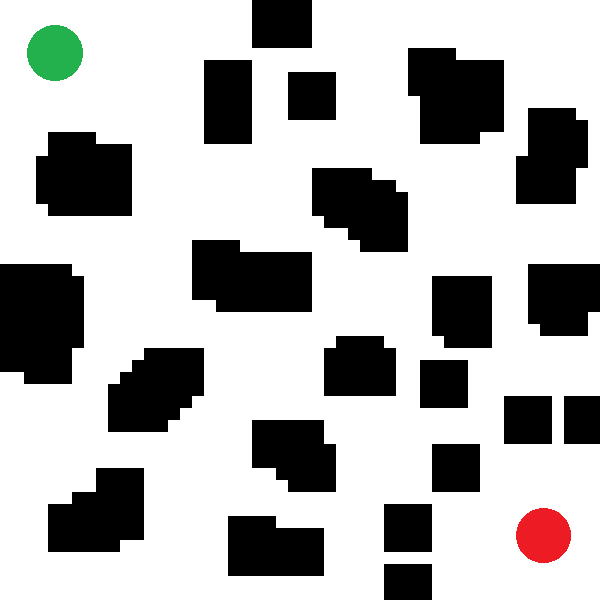
#> input picture Image2.png, 600 x 600 px
$ python RRTStar_pure.py
#> lines starting #> are read from the running program, lines starting #| are printed output that depends on the picture; after the words box and inside, x2 and y2 are one past the last pixel; in counts of white or black regions, pixels touching at a corner belong together
import math
import cv2
import numpy as np
import random

image = cv2.imread("Image2.png")
#> image is the input picture: shape (600, 600, 3); mean B, G, R 180.4, 181.1, 181.5
image_ = image.copy()
height, width, _ = np.shape(image)
#> height = 600; width = 600
imageBin = np.zeros((height, width), np.uint8)
class Node:
    def __init__(self, x, y):
        self.x = x
        self.y = y
        self.neighbors = []
        self.children = []
        self.cost = 0

    def setNeighbors(self, nodeList, neighborRadius):
        for node in nodeList:
            # print(node.getCoords())
            if (distance(node.getCoords(), self.getCoords()) < neighborRadius and node not in self.neighbors):
                self.neighbors.append(node)
                node.neighbors.append(self)

    def setParent(self, parent):
        self.parent = parent

    def setChild(self, child):
        self.children.append(child)

    def getCoords(self):
        return (self.x, self.y)

    def setCost(self, cost):
        self.cost = cost

    def removeChild(self, child):
        self.children.remove(child)

    def updateCosts(self, profit):
        self.cost -= profit
        for child in self.children:
            child.updateCosts(profit)

def drawPaths(start, image_):
    for node in start.children:
        cv2.line(image_, start.getCoords(), node.getCoords(), (255, 0, 0), 2)
        image_ = drawPaths(node, image_)
    return image_

def retracePath(goal, start, image_):
    if goal == start: return image_
    cv2.line(image_, goal.getCoords(), goal.parent.getCoords(), (0, 255, 0), 3)
    image_ = retracePath(goal.parent, start, image_)
    return image_

def setStartEnd():
    countStart = 0; countEnd = 0
    start = (0,0)
    goal = (0,0)
    for i in range(height):
        for j in range(width):
            if image[i][j][0] == 76 and image[i][j][1] == 177 and image[i][j][2] == 34:
                start = (start[0] + j , start[1] + i)
                countStart+=1
            elif image[i][j][0] == 36 and image[i][j][1] == 28 and image[i][j][2] == 237:
                goal = (goal[0] + j, goal[1] + i)
                countEnd+=1
    start = (int(start[0]/countStart), int(start[1]/countStart))
    goal = (int(goal[0]/countEnd), int(goal[1]/countEnd))
    startNode = Node(*start)
    goalNode = Node(*goal)
    return startNode, goalNode


def distance(coord1, coord2):
    dist = math.sqrt(pow((coord1[0] - coord2[0]), 2) + pow((coord1[1] - coord2[1]), 2))
    return dist

def feasible(image):
    feasiblePoints = []
    for i in range(height):
        for j in range(width):
            if any(image[i][j] != 0):
                feasiblePoints.append((j, i))
                imageBin[i][j] = 255

    return feasiblePoints


def randomPoint(feasiblePoints):
    randPt = random.randint(0, len(feasiblePoints) - 1)
    return (feasiblePoints[randPt])

def checkObstacle(coord1, coord2):
    if coord1[0] != coord2[0]:
        slope = (coord2[1]-coord1[1])/(coord2[0]-coord1[0])
        intercept = (coord1[1]*coord2[0] - coord2[1]*coord1[0])/(coord2[0]-coord1[0])

        if abs(coord1[0]-coord2[0]) > abs(coord1[1]-coord2[1]):
            if coord1[0]>coord2[0]:
                temp = coord1
                coord1 = coord2
                coord2 = temp

            for i in range(coord1[0], coord2[0]-1):
                j = math.floor(slope*i) + math.floor(intercept)
                # print(coord1, coord2, (i, j))
                if (i, j) == coord2:
                    return False
                elif imageBin[j,i] == 0:
                    return True

        else:
            if coord1[1]>coord2[1]:
                temp = coord1
                coord1 = coord2
                coord2 = temp

            for j in range(coord1[1], coord2[1]-1):
                i = (j-intercept)/slope
                # print(coord1, coord2, (i, j))
                if (i, j) == coord2:
                    return False
                if imageBin[j,math.floor(i)] == 0:
                    return True

    if coord1[0] == coord2[0]:
        if coord1[1]>coord2[1]:
            temp = coord1
            coord1 = coord2
            coord2 = temp
        i = coord1[0]
        for j in range(coord1[1], coord2[1]-1):
            if imageBin[j,i] == 0:
                return True
            # elif (i,j) == coord2:
            #     return False
    return False

def nearestNode(randPt, nodeList):
    minDist = 1e5
    found = False
    for node in nodeList:
        # print(randPt, node.getCoords())
        if not checkObstacle(randPt, node.getCoords()):
            dist = distance(randPt, node.getCoords())
            if dist < minDist:
                minDist = dist
                nearest = node
                found = True
    if found: return nearest, minDist
    else : return 0, 0


def RRTStar(image, startNode, goalNode):
    feasiblePoints = feasible(image)
    nodeList = [startNode]
    goalNode.cost = 1e5
    pathFound = False
    count = 0
    while True:
        randPt = randomPoint(feasiblePoints)

        stepDist = 30

        nearest, dNearest = nearestNode(randPt, nodeList)
        if (dNearest == 0):
            continue
        # else: cv2.circle(image, randPt, 2, (0,255,0), -1)


        if (dNearest < stepDist):
            newNode = Node(int(randPt[0]), int(randPt[1]))
        else:
            theta = math.atan2((nearest.y - randPt[1]) , (nearest.x - randPt[0]))
            newNode = Node(int(nearest.x - stepDist*math.cos(theta)), int(nearest.y - stepDist*math.sin(theta)))
            # print("newNode", newNode.getCoords())

        nodeList.append(newNode)
        newNode.setNeighbors(nodeList, 2.5*stepDist)
        father = nearest
        newNode.setCost(father.cost + distance(father.getCoords(), newNode.getCoords()))
        for neighbor in newNode.neighbors:
            if (not checkObstacle(newNode.getCoords(), neighbor.getCoords())):
                cost = neighbor.cost + distance(newNode.getCoords(), neighbor.getCoords())
                if cost < newNode.cost:
                    father = neighbor
                    newNode.cost = cost

        newNode.setParent(father)
        father.setChild(newNode)


        if distance(newNode.getCoords(), goalNode.getCoords()) < 2.5*stepDist:
            if not pathFound:
                nodeList.append(goalNode)
                pathFound = True
                goalNode.setParent(newNode)
                goalNode.setNeighbors(nodeList, 2.5*stepDist)
                newNode.setChild(goalNode)

        # REWIRING
        for neighbor in newNode.neighbors:
            if (not checkObstacle(newNode.getCoords(), neighbor.getCoords())):
                cost = newNode.cost + distance(newNode.getCoords(), neighbor.getCoords())
                if cost < neighbor.cost:
                    neighbor.parent.removeChild(neighbor)
                    neighbor.setParent(newNode)
                    newNode.setChild(neighbor)
                    # neighbor.setCost(cost)
                    profit = neighbor.cost - cost
                    neighbor.updateCosts(profit)
            # [4 lines of commented-out code are left out]

        image_ = image.copy()
        image_ = drawPaths(startNode, image_)
        if pathFound:
            image_ = retracePath(goalNode, startNode, image_)
        if not count % 10:
            cv2.imshow("image", image_)
            k = cv2.waitKey(10) & 0xFF
            if k == 27:
                break
            cv2.destroyAllWindows()
        count +=1
    return image_

startNode, goalNode = setStartEnd()
image_ = RRTStar(image, startNode, goalNode)
#> after the loop in feasible, `for i in range(height):`:
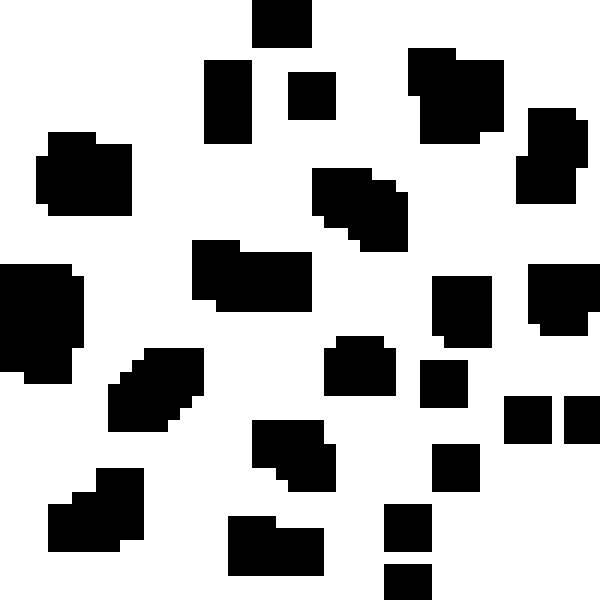
#> imageBin: shape (600, 600); 71.8% white; 22 black regions, largest, box (x1, y1, x2, y2) and area: (0, 264, 84, 384) 9216, (408, 48, 504, 144) 7776, (192, 240, 312, 312) 7488
#> in RRTStar, `feasiblePoints = feasible(image)`: feasiblePoints = 258480 items
#> in randomPoint, `randPt = random.randint(0, len(feasiblePoints) - 1)`: randPt = 221360
#> in RRTStar, `randPt = randomPoint(feasiblePoints)`: randPt = (440, 519)
#> the loop in nearestNode, `for node in nodeList:` made 1 pass
#> (slope in checkObstacle, intercept in checkObstacle, coord2 in checkObstacle) on pass 1: (1.21, -13.33, (440, 519))
#> after the loop in nearestNode, `for node in nodeList:`: found = False; minDist = 100000
#> in RRTStar, `nearest, dNearest = nearestNode(randPt, nodeList)`: nearest = 0
# print(image_)

cv2.imshow("image", image_)
cv2.waitKey(0)
cv2.destroyAllWindows()

$ run again, with Image1.png copied over Image2.png
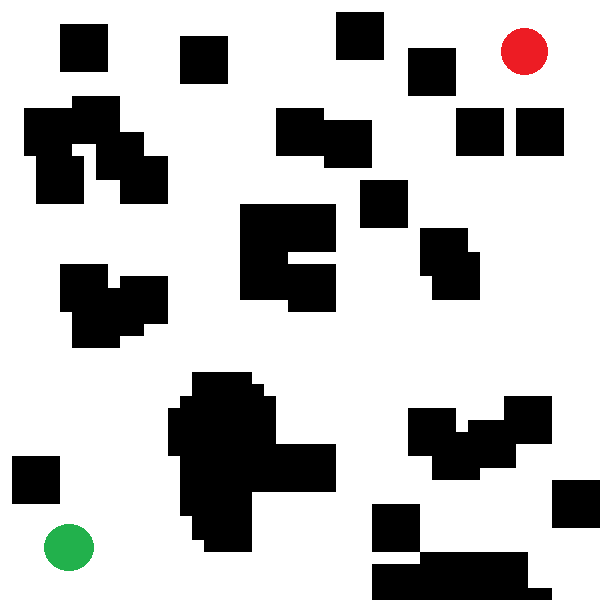
#> input picture Image1.png, 600 x 600 px
#> image is the input picture: shape (600, 600, 3); mean B, G, R 188.4, 188.8, 189.1
#> after the loop in feasible, `for i in range(height):`:
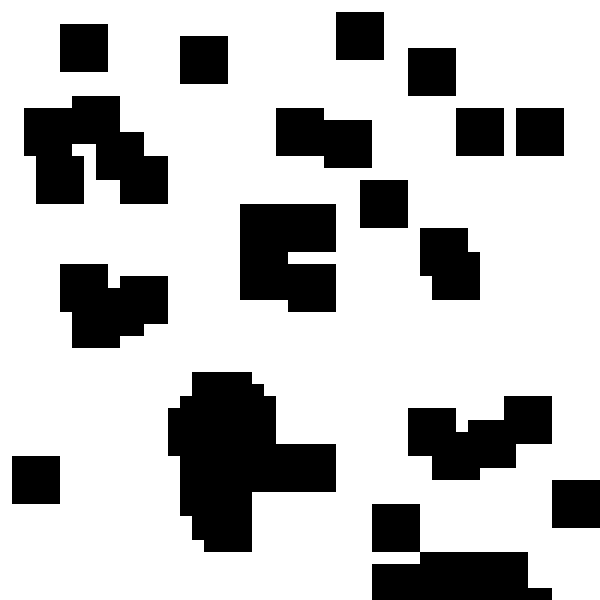
#> imageBin: shape (600, 600); 74.6% white; 17 black regions, largest, box (x1, y1, x2, y2) and area: (168, 372, 336, 552) 18000, (24, 96, 168, 204) 10656, (372, 504, 552, 600) 9504
#> feasiblePoints = 268704 items
#> in randomPoint, `randPt = random.randint(0, len(feasiblePoints) - 1)`: randPt = 201979
#> in RRTStar, `randPt = randomPoint(feasiblePoints)`: randPt = (355, 439)
#> the loop in nearestNode, `for node in nodeList:` made 1 pass
#> (slope in checkObstacle, intercept in checkObstacle, coord2 in checkObstacle) on pass 1: (-0.376, 572.6, (355, 439))
#> after the loop in nearestNode, `for node in nodeList:`: found = False; minDist = 100000
#> nearest = 0
